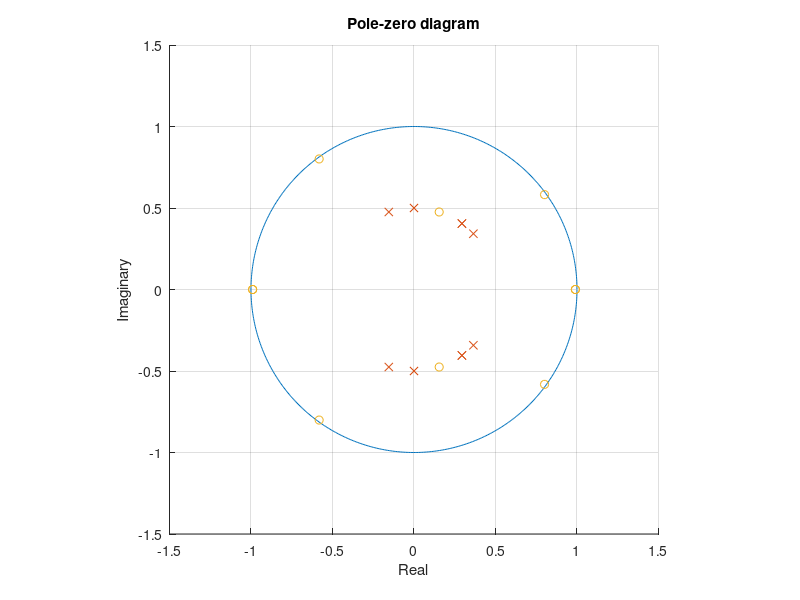
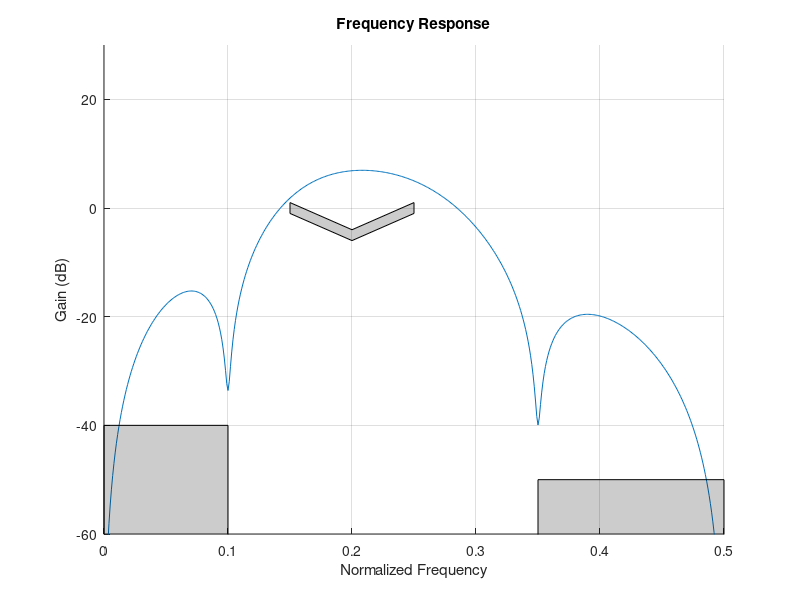

MATLAB code for these plots, in order: (Note: this script raises an error after producing the figures.)
% ECE 486 Lab #3 - Task #2
% Authors:
%   Christian Auspland
%   Matthew Blanchard
%   Ben Grooms
% 
% This script is designed to aid in the creation of a filter matching
% a set of requirements given in the lab handout

% Poles
filt_poles = [ ... 
    0.50 .* exp(1j .* 2 .* pi .* [-1, 1] .* 0.12), ...
    0.50 .* exp(1j .* 2 .* pi .* [-1, 1] .* 0.15), ...
    0.50 .* exp(1j .* 2 .* pi .* [-1, 1] .* 0.15), ...
    0.50 .* exp(1j .* 2 .* pi .* [-1, 1] .* 0.25), ...
    0.50 .* exp(1j .* 2 .* pi .* [-1, 1] .* 0.30), ...
];

% Zeros
filt_zeros = [ ... 
    0.99 .* exp(1j .* 2 .* pi .* [-1, 1] .* 0.00), ...
    0.99 .* exp(1j .* 2 .* pi .* [-1, 1] .* 0.10), ...
    0.50 .* exp(1j .* 2 .* pi .* [-1, 1] .* 0.20), ...
    0.99 .* exp(1j .* 2 .* pi .* [-1, 1] .* 0.35), ...
    0.99 .* exp(1j .* 2 .* pi .* [-1, 1] .* 0.50), ...
];

% Unit circle
w = 0:1e-2:2.*pi;
unit_circle = 1.0 .* exp(1j .* w);

% Pole-zero diagram
figure(1);
hold 'on';
plot(real(unit_circle), imag(unit_circle));
plot(real(filt_poles), imag(filt_poles), 'x');
plot(real(filt_zeros), imag(filt_zeros), 'o');
axis square;
axis([-1.5 1.5 -1.5 1.5]);
grid 'on';
xlabel 'Real';
ylabel 'Imaginary';
title 'Pole-zero diagram';

% Plot the frequency response of the entire filter
filt_num = poly(filt_zeros);
filt_den = poly(filt_poles);
k = 1 ./ filternorm(filt_num, filt_den);

f = -0.5:1e-3:0.5;
z = exp(-1j .* 2 .* pi .* f);
H = k .* (polyval(filt_num, z) ./ polyval(filt_den, z));
Hdb = 20 .* log10(abs(H));

figure(2);
hold 'on';
plot(f, Hdb);
xlim([0 0.5]);
ylim([-60 30]);
xlabel('Normalized Frequency');
ylabel('Gain (dB)');
title('Frequency Response');
grid 'on';

% Add regions of interest
region_1 = fill([0, 0, 0.1, 0.1], [-500, -40, -40, -500], 'k');
set(region_1, 'facealpha', 0.2);
region_2 = fill([0.15, 0.15, 0.2, 0.25, 0.25, 0.2], [1, -1, -6, -1, 1, -4], 'k');
set(region_2, 'facealpha', 0.2);
region_3 = fill([0.35, 0.35, 0.5, 0.5], [-500, -50, -50, -500], 'k');
set(region_3, 'facealpha', 0.2);

% Plot the impact of the gain
h = refline(0, (20 .* log10(k)));
h.LineStyle = '--';
h.Color = 'r';

% Plot the impact of all the poles
for i = 1:5
    poly_p = poly([filt_poles(2.*i - 1), filt_poles(2.*i)]);
    H_p = 1 ./ polyval(poly_p, z);
    H_pdb = 20 .* log10(abs(H_p));
    plot(f, H_pdb, ':');
end

% Plot the impact of all the poles
for j = 1:5
    poly_z = poly([filt_zeros(2.*j - 1), filt_zeros(2.*j)]);
    H_z = polyval(poly_z, z);
    H_zdb = 20 .* log10(abs(H_z));
    plot(f, H_zdb, ':');
end


